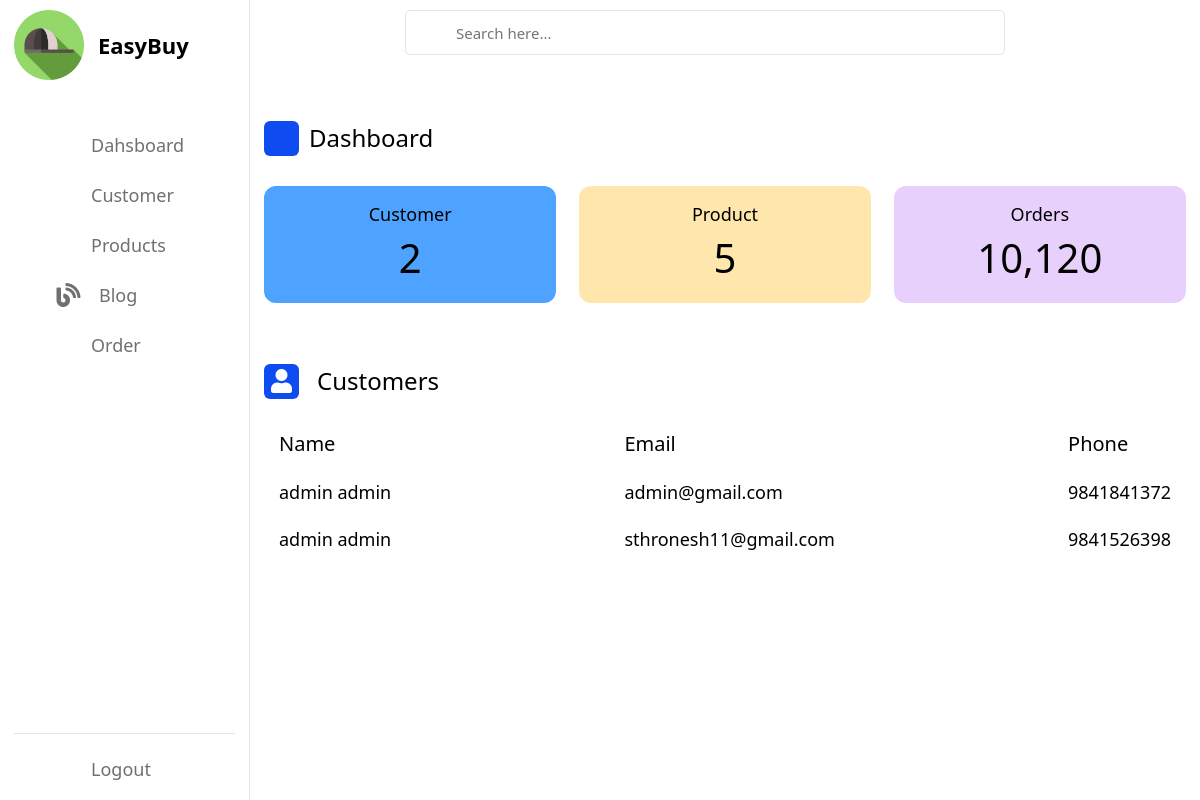
Screenshot of /home/view-customer with the database file from the repository.
### Home/models.py (models this page shows, shortened)
class Customer(models.Model):
    id=models.AutoField(auto_created=True,primary_key=True)
    user = models.OneToOneField(User,null=True, on_delete=models.CASCADE)
    first_name = models.CharField(max_length=50)
    last_name = models.CharField(max_length=50)
    phone = models.CharField(max_length=15)
    email = models.EmailField()
    password = models.CharField(max_length=500)

### Home/views.py (the view)
# urls.py: path('view-customer', views.view_customer, name='view-customer'),
def view_customer(request):
    User = get_user_model()
    user_data = Customer.objects.all()
    usercount = Customer.objects.all().count()
    productcount = Product.objects.all().count()
    data = {
        'usercount':usercount,
        'productcount':productcount,
        'Customer':user_data
    }
    return render(request,'admin/view_customer.html',data)

### templates/admin/view_customer.html
{% extends 'admin/admindashboard.html' %}
{% block content %}
{% load static %}
<div class="activity">
    <div class="title">
        <i class="fas fa-user me-2">    </i>
        <span class="text">Customers</span>
    </div>
    <div class="activity-data">
        <div class="data names">
            <span class="data-title">Name</span>
            {% for c in Customer %}
            <span class="data-list">{{c.first_name}} {{c.last_name}}</span>
            {% endfor %}
        </div>
        <div class="data email">
            <span class="data-title">Email</span>
            {% for c in Customer %}
            <span class="data-list">{{c.email}}</span>
            {% endfor %}
        </div>
        <div class="data joined">
            <span class="data-title">Phone</span>
            {% for c in Customer %}
            <span class="data-list">{{c.phone}}</span>
            {% endfor %}
        </div>
    </div>
</div>
</div>
{%endblock content%}

### static/css/admindashboard.css (style rules this page uses)
:root { --primary-color: #0E4BF1; --panel-color: #FFF; --text-color: #000; --black-light-color: #707070; --border-color: #e6e5e5; --toggle-color: #DDD; --box1-color: #4DA3FF; --box2-color: #FFE6AC; --box3-color: #E7D1FC; --title-icon-color: #fff; --tran-05: all 0.5s ease; --tran-03: all 0.3s ease; --tran-03: all 0.2s ease; }
.dash-content .title { display: flex; align-items: center; margin: 60px 0 30px 0; }
.dash-content .title i { position: relative; height: 35px; width: 35px; background-color: var(--primary-color); border-radius: 6px; color: var(--title-icon-color); display: flex; align-items: center; justify-content: center; font-size: 24px; }
.dash-content .title .text { font-size: 24px; font-weight: 500; color: var(--text-color); margin-left: 10px; }
.dash-content .activity .activity-data { display: flex; justify-content: space-between; align-items: center; width: 100%; }
.activity .activity-data { display: flex; }
.activity-data .data { display: flex; flex-direction: column; margin: 0 15px; }
.activity-data .data-title { font-size: 20px; font-weight: 500; color: var(--text-color); }
.activity-data .data .data-list { font-size: 18px; font-weight: 400; margin-top: 20px; white-space: nowrap; color: var(--text-color); }

### rows the page displays
Customer: first_name "admin", last_name "admin", email "admin@gmail.com", phone "9841841372"
Customer: first_name "admin", last_name "admin", email "sthronesh11@gmail.com", phone "9841526398"

### other values shown
{{ usercount }} "2"
{{ productcount }} "5"
